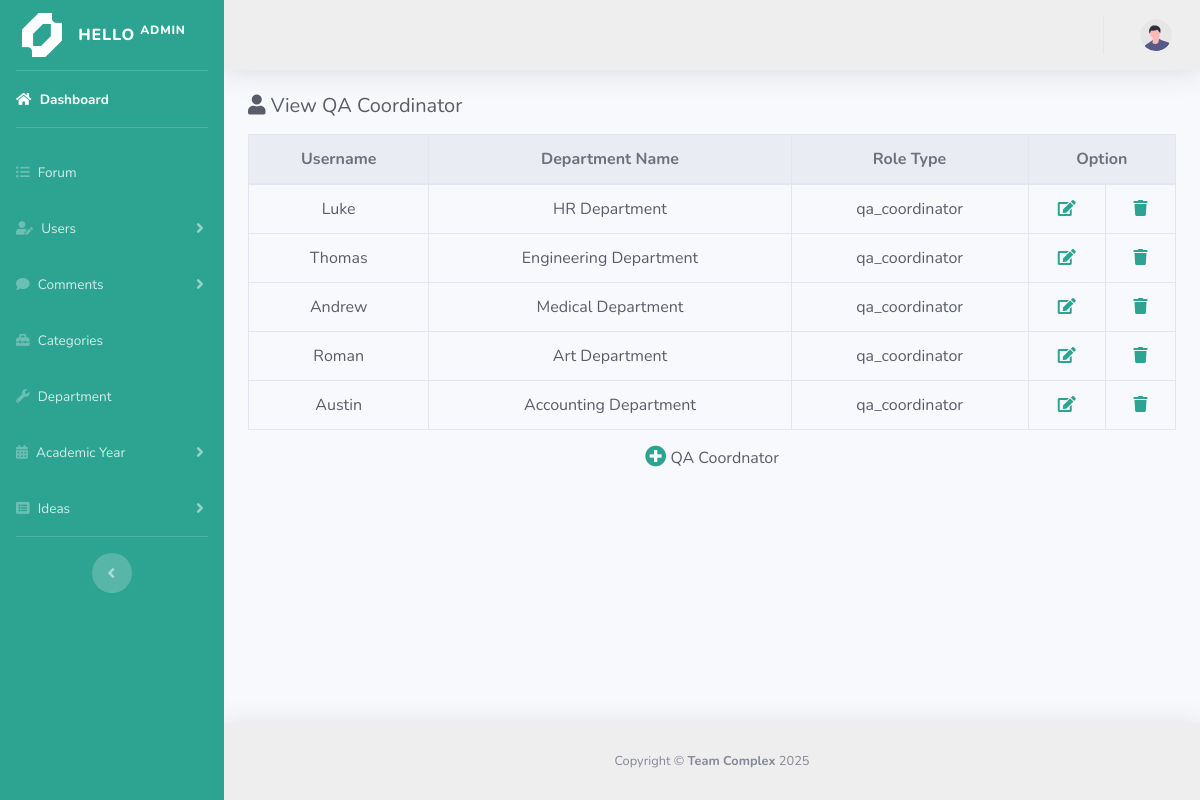
Page /admin/user.php?source=view_qa_coordinator on the earlier database version.
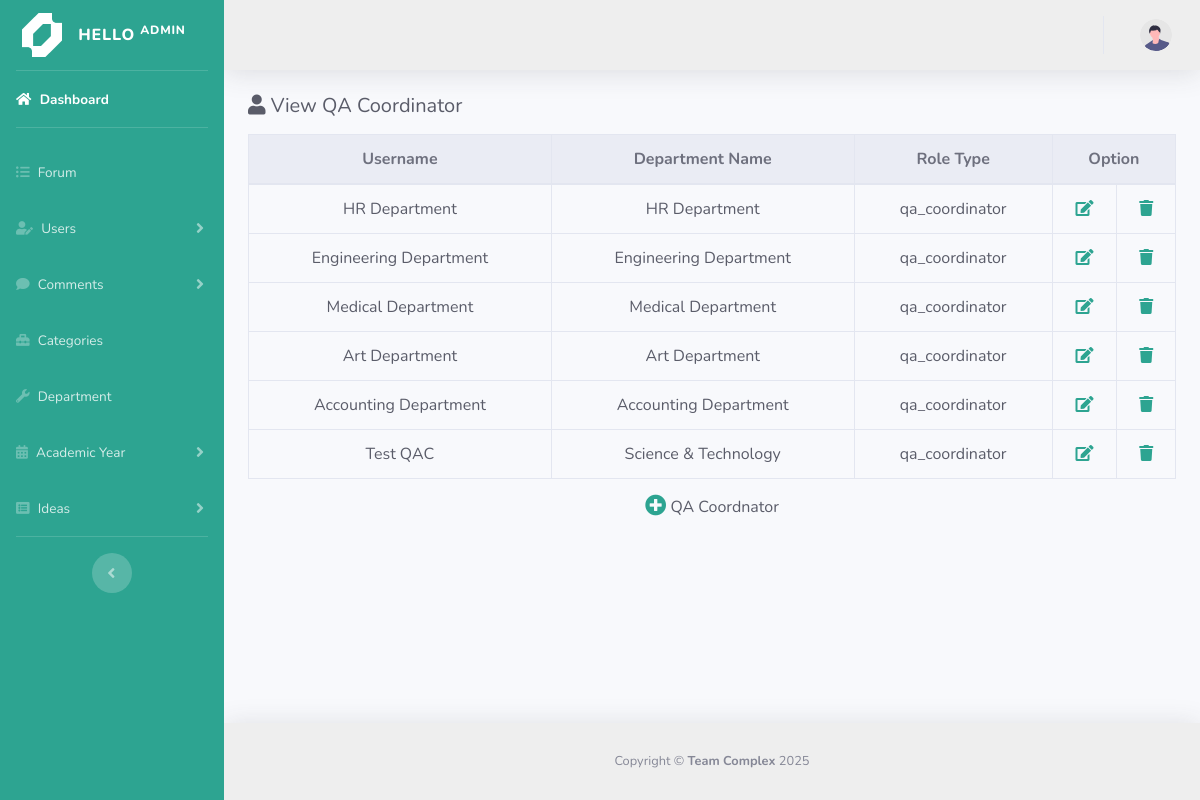
Same page on the later database version.
### tables this page shows
CREATE TABLE `users` (
  `user_id` int NOT NULL AUTO_INCREMENT,
  `username` varchar(255) NOT NULL,
  `user_dob` date NOT NULL,
  `user_gender` varchar(10) NOT NULL,
  `user_phone` varchar(255) NOT NULL,
  `user_address` varchar(255) NOT NULL,
  `user_email` varchar(255) NOT NULL,
  `user_password` varchar(255) NOT NULL,
  `role_id` int NOT NULL,
  `dept_id` int NOT NULL,
  `created_at` datetime DEFAULT CURRENT_TIMESTAMP,
  `last_login` datetime DEFAULT NULL,
  PRIMARY KEY (`user_id`),
  KEY `role_id` (`role_id`),
  KEY `dept_id` (`dept_id`),
  CONSTRAINT `users_ibfk_1` FOREIGN KEY (`role_id`) REFERENCES `roles` (`role_id`) ON DELETE CASCADE ON UPDATE CASCADE,
  CONSTRAINT `users_ibfk_2` FOREIGN KEY (`dept_id`) REFERENCES `department` (`dept_id`) ON DELETE CASCADE ON UPDATE CASCADE
);

CREATE TABLE `department` (
  `dept_id` int NOT NULL AUTO_INCREMENT,
  `dept_name` varchar(255) NOT NULL,
  PRIMARY KEY (`dept_id`)
);

CREATE TABLE `roles` (
  `role_id` int NOT NULL AUTO_INCREMENT,
  `role_type` varchar(30) NOT NULL,
  PRIMARY KEY (`role_id`)
);

### admin/include/view_qa_coordinator.php (the view, shortened to what this page needs)
<div class="text-dark">
<h2 class="h5 text-dark mb-3"><i class="fas fa-user"></i> View QA Coordinator</h2>
<table class="table table-bordered table-hover table-responsive-sm text-dark text-center">
    <thead class="thead-light">
        <tr>
            <th>Username</th>
            <th>Department Name</th>
            <th>Role Type</th>
            <th colspan="2">Option</th>
        </tr>
    </thead>
    <tbody>
        <?php
        $select_something  =  mysqli_query($connection, "SELECT u.username,u.user_id, u.role_id, u.dept_id, d.dept_name, r.role_type
                                                            FROM users AS u
                                                            LEFT JOIN department AS d
                                                            ON u.dept_id = d.dept_id
                                                            LEFT JOIN roles AS r
                                                            ON u.role_id = r.role_id WHERE r.role_id =7");
            while ($row = mysqli_fetch_array($select_something)){
                $user_id   =  $row['user_id'];
                $username  =  $row['username'];
                $dept_name =  $row['dept_name'];
                $role_type =  $row['role_type'];
                echo "<tr>";
                    echo "<td>$username</td>";
                    echo "<td>$dept_name</td>";
                    echo "<td>$role_type</td>";
                    echo "<td><a href='user.php?source=edit_user&u_id=$user_id'> <i class='fas fa-edit'></i> </a> </td>";
                    echo "<td><a href='user.php?source=view_qa_coordinator&delete=$user_id'> <i class='fas fa-trash'></i> </a> </td>";
                echo "</tr>";
            }
        ?>
    </tbody>
</table>
<div>
    <center> <a href="user.php?source=add_qa_coordinator"><i class="fas fa-plus-circle fa-lg"></i></a> QA Coordnator</center>
</div>
</div>

### admin/include/header.php (shortened to what this page needs)
<!DOCTYPE html>
<html lang="en">
<head>
    <link href="../vendor/fontawesome-free/css/all.min.css" rel="stylesheet" type="text/css">
    <link href="../css/admin.min.css" rel="stylesheet">
</head>

### admin/user.php (shortened to what this page needs)
<?php include "include/header.php"; ?>
<body id="page-top">
    <div id="wrapper">
        <?php include "include/sidebar.php"; ?>
        <div id="content-wrapper" class="d-flex flex-column">
            <div id="content">
                <?php include "include/topbar.php"; ?>
                <div class="container-fluid">
                    <?php
                        if(isset($_GET['source'])){
                            $source = $_GET['source'];
                        }
                        else {
                            $source = '';
                        }
                        switch ($source){
                            case 'view_qa_coordinator';
                                include "include/view_qa_coordinator.php";
                                break;
                        }
                     ?>
                </div>
            </div>
<?php include "include/footer.php"; ?>

### admin/include/sidebar.php (shortened to what this page needs)
<ul class="navbar-nav  sidebar sidebar-dark accordion" id="accordionSidebar" style="background-color: #2DA491;">
            <a class="sidebar-brand d-flex align-items-center justify-content-center" href="index.php">
                <div class="sidebar-brand-icon rotate-n-15">
                    <img src="../img/admin_logo.png" alt="">
                </div>
                <div class="sidebar-brand-text mx-3">Hello <sup> admin </sup></div>
            </a>
            <hr class="sidebar-divider my-0">
            <li class="nav-item active">
                <a class="nav-link" href="index.php">
                    <i class="fas fa-home"></i>
                    <span>Dashboard</span></a>
            </li>
            <hr class="sidebar-divider">
            <li class="nav-item">
                <a class="nav-link collapsed" href="forum.php">
                <i class="fas fa-list-ul"></i>
                    <span>Forum</span>
                </a>
            </li>
            <li class="nav-item">
                <a class="nav-link collapsed" href="#" data-toggle="collapse" data-target="#collapseTwo"
                    aria-expanded="true" aria-controls="collapseTwo">
                    <i class="fas fa-user-edit"></i>
                    <span>Users</span>
                </a>
            </li>
            <li class="nav-item">
                <a class="nav-link collapsed" href="#" data-toggle="collapse" data-target="#collapsecomment"
                   aria-expanded="true" aria-controls="collapseTwo">
                   <i class="fas fa-comment"></i>
                    <span>Comments</span>
                </a>
            </li>
            <li class="nav-item">
                <a class="nav-link collapsed" href="categories.php">
                <i class="fas fa-toolbox"></i>
                    <span>Categories</span>
                </a>
            </li>
            <li class="nav-item">
                <a class="nav-link collapsed" href="department.php">
                <i class="fas fa-wrench"></i>
                    <span>Department</span>
                </a>
            </li>
            <li class="nav-item">
                <a class="nav-link collapsed" href="#" data-toggle="collapse" data-target="#collapseThree"
                   aria-expanded="true" aria-controls="collapseThree">
                   <i class="fas fa-calendar-alt"></i>
                    <span>Academic Year</span>
                </a>
            </li>
            <li class="nav-item">
                <a class="nav-link collapsed" href="#" data-toggle="collapse" data-target="#collapsePages"
                    aria-expanded="true" aria-controls="collapsePages">
                    <i class="fas fa-list-alt"></i>
                    <span>Ideas</span>
                </a>
            </li>
            <hr class="sidebar-divider d-none d-md-block">
            <div class="text-center d-none d-md-inline">
                <button class="rounded-circle border-0" id="sidebarToggle"></button>
            </div>
        </ul>

### admin/include/topbar.php (shortened to what this page needs)
<nav class="navbar navbar-expand navbar-light topbar mb-4 static-top shadow" style="background-color: #EEEEEE;">
                    <ul class="navbar-nav ml-auto">
                        <li class="nav-item dropdown no-arrow">
                            <a class="nav-link dropdown-toggle" href="#" id="userDropdown" role="button"
                                data-toggle="dropdown" aria-haspopup="true" aria-expanded="false">
                                <img class="img-profile rounded-circle"
                                     src="../img/undraw_profile.svg">
                            </a>
                        </li>
                    </ul>
                </nav>

### admin/include/footer.php (shortened to what this page needs)
            <footer class="sticky-footer shadow" style="background-color: #EEEEEE;">
                <div class="container my-auto">
                    <div class="copyright text-center my-auto">
                        <span>Copyright &copy; <b>Team Complex</b> 2025</span>
                    </div>
                </div>
            </footer>
        </div>
    </div>
</body>
</html>

Differences in the rows shown:
no longer on this page (row edited): users: username "Luke", dept.dept_name "HR Department", role.role_type "qa_coordinator"
removed users: username "Thomas", dept.dept_name "Engineering Department", role.role_type "qa_coordinator"
removed users: username "Andrew", dept.dept_name "Medical Department", role.role_type "qa_coordinator"
no longer on this page (row edited): users: username "Roman", dept.dept_name "Art Department", role.role_type "qa_coordinator"
removed users: username "Austin", dept.dept_name "Accounting Department", role.role_type "qa_coordinator"
added users: username "HR Department", dept.dept_name "HR Department", role.role_type "qa_coordinator"
added users: username "Engineering Department", dept.dept_name "Engineering Department", role.role_type "qa_coordinator"
added users: username "Medical Department", dept.dept_name "Medical Department", role.role_type "qa_coordinator"
added users: username "Art Department", dept.dept_name "Art Department", role.role_type "qa_coordinator"
added users: username "Accounting Department", dept.dept_name "Accounting Department", role.role_type "qa_coordinator"
added users: username "Test QAC", dept.dept_name "Science & Technology", role.role_type "qa_coordinator"
